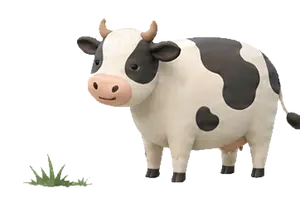
#> input picture pet-cow/final/cow-eating-60.webp, 300 x 203 px, given in place of pulsework-cow-strip-alpha.png, which was not available
$ python cleanup_strip.py
#> lines starting #> are read from the running program, lines starting #| are printed output that depends on the picture; after the words box and inside, x2 and y2 are one past the last pixel; in counts of white or black regions, pixels touching at a corner belong together; pictures that were not available may be replaced by others from this repository, and a replacement may not be noted
"""Remove the generated checkerboard from the cow sprite strip.

The cleanup deliberately flood-fills only from each frame's outer edge so the
cow's cream highlights remain opaque even when their colour is close to white.
"""

from collections import deque
from pathlib import Path

import numpy as np
import cv2
from PIL import Image, ImageDraw, ImageFilter


SOURCE = Path("/private/tmp/pulsework-cow-strip-alpha.png")
OUTPUT = Path(__file__).parent / "final" / "cow-eating-strip.png"
SMOOTH_OUTPUT = Path(__file__).parent / "final" / "cow-eating-flow.webp"
RIG_BASE_OUTPUT = Path(__file__).parent / "final" / "cow-rig-base.png"
RIG_JAW_OUTPUT = Path(__file__).parent / "final" / "cow-rig-jaw.png"
FRAME_COUNT = 6
CROP_TOP = 225
CROP_BOTTOM = 470


def removable_background(rgb: np.ndarray) -> np.ndarray:
    low = rgb.min(axis=2)
    high = rgb.max(axis=2)
    return (low >= 242) & ((high - low) <= 14)


def edge_flood_fill(candidates: np.ndarray) -> np.ndarray:
    height, width = candidates.shape
    background = np.zeros_like(candidates, dtype=bool)
    queue: deque[tuple[int, int]] = deque()

    for x in range(width):
        if candidates[0, x]:
            queue.append((0, x))
        if candidates[height - 1, x]:
            queue.append((height - 1, x))
    for y in range(height):
        if candidates[y, 0]:
            queue.append((y, 0))
        if candidates[y, width - 1]:
            queue.append((y, width - 1))

    while queue:
        y, x = queue.popleft()
        if background[y, x] or not candidates[y, x]:
            continue
        background[y, x] = True
        if y:
            queue.append((y - 1, x))
        if y + 1 < height:
            queue.append((y + 1, x))
        if x:
            queue.append((y, x - 1))
        if x + 1 < width:
            queue.append((y, x + 1))

    return background


def main() -> None:
    source = Image.open(SOURCE).convert("RGB")
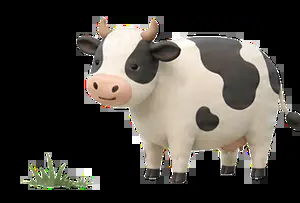
#> source: PIL image 300x203 RGB; mean R, G, B 71.3, 67.3, 61
    frame_width = source.width // FRAME_COUNT
#> frame_width = 50
    rgba_frames: list[Image.Image] = []

    for index in range(FRAME_COUNT):
        frame = source.crop((index * frame_width, 0, (index + 1) * frame_width, source.height))
        rgb = np.asarray(frame)
        background = edge_flood_fill(removable_background(rgb))
        alpha = Image.fromarray((~background).astype(np.uint8) * 255, mode="L")
        alpha = alpha.filter(ImageFilter.MinFilter(3)).filter(ImageFilter.GaussianBlur(0.55))
        rgba = frame.convert("RGBA")
        rgba.putalpha(alpha)
        cropped = rgba.crop((0, CROP_TOP, frame_width, CROP_BOTTOM))
        # Generated poses occasionally contain a detached sliver inherited from
        # the neighbouring storyboard cell. Clear only the unsafe outer gutter.
        alpha = cropped.getchannel("A")
        alpha.paste(0, (0, 0, 10, cropped.height))
        cropped.putalpha(alpha)
        rgba_frames.append(cropped)
#> this loop made 6 passes
#> pass 1, in removable_background, `high = rgb.max(axis=2)`:
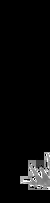
#> high: shape (203, 50); min 0, max 255, mean 10.9
#> after the loop: alpha: PIL image 50x245 L; every value is 0
#> after the loop: cropped: PIL image 50x245 RGBA; every value is 0
#> after the loop:
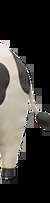
#> rgb: shape (203, 50, 3); mean R, G, B 63.8, 61, 56.5
#> after the loop, rgba_frames = 6 items

    strip = Image.new("RGBA", (source.width, CROP_BOTTOM - CROP_TOP), (0, 0, 0, 0))
#> strip: PIL image 300x245 RGBA; every value is 0
    for index, frame in enumerate(rgba_frames):
        strip.alpha_composite(frame, (index * frame_width, 0))

    OUTPUT.parent.mkdir(parents=True, exist_ok=True)
    strip.save(OUTPUT, optimize=True)

    # A compositor-driven website rig is visually steadier than interpolating
    # between large pose changes. Pose 3 already carries grass in the mouth.
    rig_base = rgba_frames[3]
    rig_base.save(RIG_BASE_OUTPUT, optimize=True)
    jaw = Image.new("RGBA", rig_base.size, (0, 0, 0, 0))
    # Keep the moving layer below the eyes. A wider face mask makes the forehead
    # drift against the static torso and reads as a visible cutout seam.
    jaw_box = (52, 73, 137, 119)
    jaw_patch = rig_base.crop(jaw_box)
#> jaw_patch: PIL image 85x46 RGBA; every value is 0
    jaw_mask = Image.new("L", jaw_patch.size, 0)
#> jaw_mask: PIL image 85x46 L; every value is 0
    ImageDraw.Draw(jaw_mask).ellipse((5, 4, jaw_patch.width - 5, jaw_patch.height - 2), fill=215)
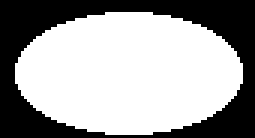
#> jaw_mask: PIL image 85x46 L (shown 3 times larger); values 0 (black) and 215 (white), 62.6% white; 1 black region, box (x1, y1, x2, y2) and area: (0, 0, 85, 46) 1462
    jaw_mask = jaw_mask.filter(ImageFilter.GaussianBlur(6))
    jaw.paste(jaw_patch, jaw_box[:2], jaw_mask)
    jaw.save(RIG_JAW_OUTPUT, optimize=True)

    # Build a lightweight tweened WebP for the homepage. Premultiplied-alpha
    # interpolation avoids pale edge halos while softening the six key poses.
    flow_cache: dict[tuple[int, int], tuple[np.ndarray, np.ndarray]] = {}

    def tween(first: Image.Image, second: Image.Image, amount: float) -> Image.Image:
        """Motion-compensated interpolation instead of a cross-dissolve."""
        a = np.asarray(first).astype(np.float32) / 255
        b = np.asarray(second).astype(np.float32) / 255
        cache_key = (id(first), id(second))

        if cache_key not in flow_cache:
            def grayscale_on_white(rgba: np.ndarray) -> np.ndarray:
                alpha = rgba[..., 3:4]
                rgb = rgba[..., :3] * alpha + (1 - alpha)
                return cv2.cvtColor((rgb * 255).astype(np.uint8), cv2.COLOR_RGB2GRAY)

            gray_a = grayscale_on_white(a)
            gray_b = grayscale_on_white(b)
            params = dict(pyr_scale=.5, levels=5, winsize=31, iterations=5, poly_n=7, poly_sigma=1.5, flags=0)
            flow_cache[cache_key] = (
                cv2.calcOpticalFlowFarneback(gray_a, gray_b, None, **params),
                cv2.calcOpticalFlowFarneback(gray_b, gray_a, None, **params),
            )

        flow_ab, flow_ba = flow_cache[cache_key]
        height, width = a.shape[:2]
        grid_x, grid_y = np.meshgrid(np.arange(width, dtype=np.float32), np.arange(height, dtype=np.float32))

        def warp(rgba: np.ndarray, flow: np.ndarray, distance: float) -> np.ndarray:
            map_x = grid_x - flow[..., 0] * distance
            map_y = grid_y - flow[..., 1] * distance
            premult = rgba.copy()
            premult[..., :3] *= premult[..., 3:4]
            return cv2.remap(premult, map_x, map_y, cv2.INTER_CUBIC, borderMode=cv2.BORDER_CONSTANT)

        warped_a = warp(a, flow_ab, amount)
        warped_b = warp(b, flow_ba, 1 - amount)
        mixed = warped_a * (1 - amount) + warped_b * amount
        alpha = np.clip(mixed[..., 3:4], 0, 1)
        rgb = np.divide(mixed[..., :3], np.maximum(alpha, 1e-6))
        result = np.concatenate((rgb, alpha), axis=2)
        return Image.fromarray(np.clip(result * 255, 0, 255).astype(np.uint8), "RGBA")

    # Add two subtle muzzle variants so the raised-head pose visibly chews.
    def chew_variant(frame: Image.Image, offset: int) -> Image.Image:
#> called with offset = 2
        box = (48, 55, 145, 123)
        patch = frame.crop(box)
#> patch: PIL image 97x68 RGBA; every value is 0
        mask = Image.new("L", patch.size, 0)
#> mask: PIL image 97x68 L; every value is 0
        ImageDraw.Draw(mask).ellipse((5, 7, patch.width - 5, patch.height - 5), fill=220)
#> mask: PIL image 97x68 L; values 0 (black) and 220 (white), 59.7% white; 1 black region, box (x1, y1, x2, y2) and area: (0, 0, 97, 68) 2660
        mask = mask.filter(ImageFilter.GaussianBlur(7))
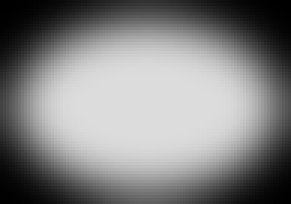
#> mask: PIL image 97x68 L (shown 3 times larger); min 0, max 220, mean 129.1
        result = frame.copy()
        result.paste(patch, (box[0], box[1] + offset), mask)
        return result

    poses = rgba_frames + [chew_variant(rgba_frames[3], 2), chew_variant(rgba_frames[3], -1)]
#> poses = 8 items
    timeline: list[Image.Image] = []
    fps = 60

    def hold(index: int, seconds: float) -> None:
        timeline.extend([poses[index]] * round(seconds * fps))

    def move(start: int, end: int, seconds: float) -> None:
#> called with start = 0, end = 1, seconds = 0.42
        count = round(seconds * fps)
        for step in range(1, count + 1):
            linear = step / count
            eased = linear * linear * (3 - 2 * linear)
            timeline.append(tween(poses[start], poses[end], eased))
#> this loop made 25 passes
#> pass 1, in warp, `map_x = grid_x - flow[..., 0] * distance`:
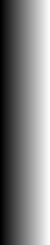
#> map_x: shape (245, 50) float32; min 0, max 49, mean 24.5; drawn with min black and max white
#> after the loop, timeline = 64 items

    hold(0, .65)
    move(0, 1, .42)
    move(1, 2, .38)
#> the loop in move (call 2), `for step in range(1, count + 1):` made 23 passes
#> pass 1, in warp (call 51), `map_y = grid_y - flow[..., 1] * distance`:
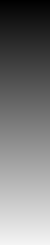
#> map_y: shape (245, 50) float32; min 0, max 244, mean 122
    hold(2, .72)
    move(2, 3, .42)
    hold(3, .12)
    move(3, 6, .11)
    move(6, 3, .11)
    move(3, 7, .11)
    move(7, 3, .11)
    move(3, 6, .11)
    move(6, 3, .11)
    hold(3, .12)
    move(3, 4, .32)
    hold(4, .55)
    move(4, 5, .32)
    hold(5, .22)
    move(5, 4, .24)
    move(4, 0, .36)

    timeline = [frame.resize((300, 203), Image.Resampling.LANCZOS) for frame in timeline]

    timeline[0].save(
        SMOOTH_OUTPUT,
        save_all=True,
        append_images=timeline[1:],
        duration=17,
        loop=0,
        lossless=False,
        quality=68,
        method=3,
    )
    print(OUTPUT)
    print(SMOOTH_OUTPUT)
    print(RIG_BASE_OUTPUT)
    print(RIG_JAW_OUTPUT)


if __name__ == "__main__":
    main()
